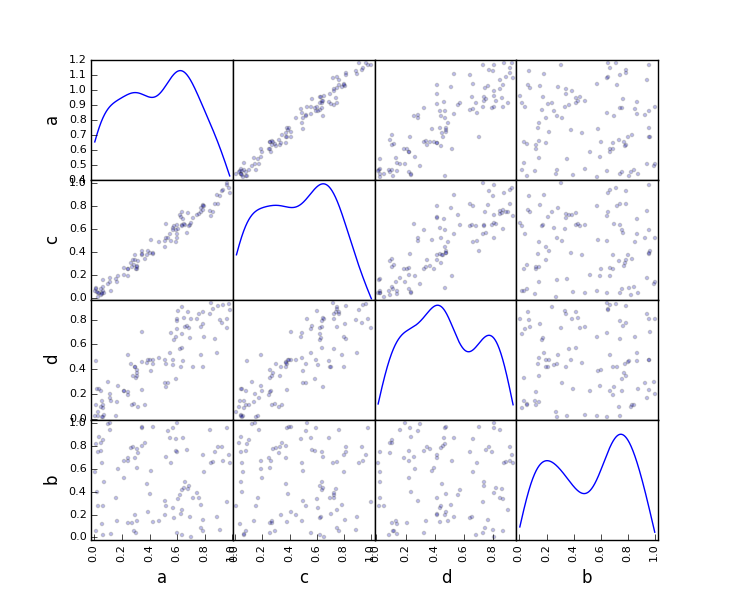

This figure's Python source:
from pandas.tools.plotting import scatter_matrix
import pandas as pd
import sys
import csv
import matplotlib.pyplot as plt
filename = sys.argv[1]
a=[]
b=[]
c=[]
d=[]

with open(filename, 'r') as f:
	csvReader = csv.reader(f)
	next(csvReader)
	for row in csvReader:
		a.append(float(row[0]))
		b.append(float(row[1]))
		c.append(float(row[2]))
		d.append(float(row[3]))
d = { 'a' : a, 'c' :c,'d' :d, 'b':b}
df = pd.DataFrame(d)
df1 = df.reindex(columns = ['a','c','d','b'])
scatter_matrix(df1, alpha = 0.2, figsize = (6,6), diagonal ='kde')
plt.show()
